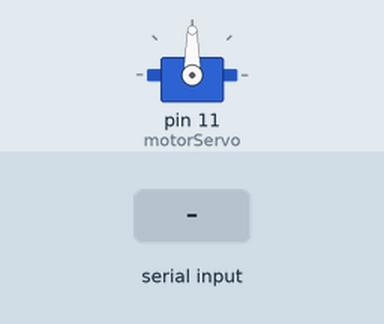
Bench run of a sketch on a simulated Arduino Uno, built with avr-gcc and run on an emulated ATmega328P. Parts: servo. The test bench sets the inputs (shaded band).

Above: at 1.2 s.
1.3 s: "30,150\n" received over Serial
At 2.2 s:
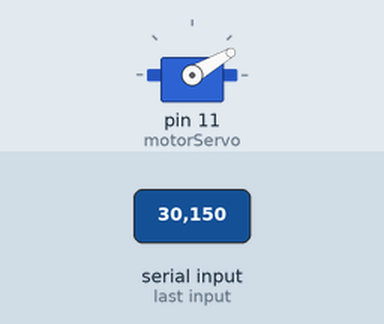
2.8 s: "5\n" received over Serial
At 3.3 s:
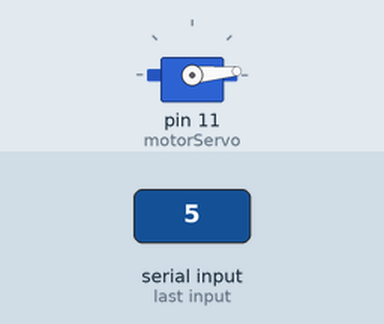
4.3 s: "200\n" received over Serial
At 5.5 s:
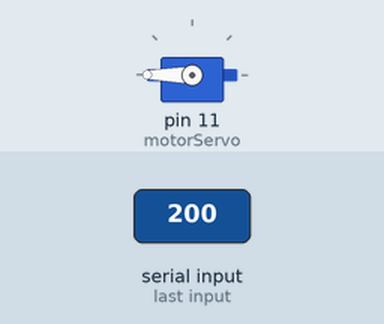
5.8 s: "90,45\n" received over Serial
At 6.8 s:
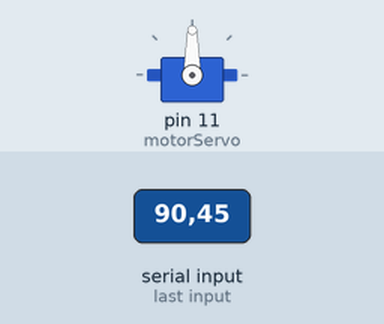
Timing chart, 0 to 8.3 s (numbered marks = the images above; inputs shaded):
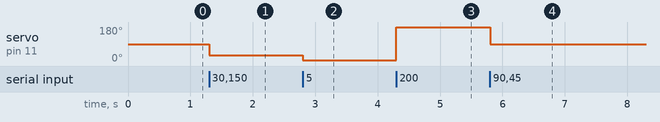

The sketch:

Python_to_arduino_servo.ino
```cpp
#include <Servo.h>
Servo motorServo;
int x;
void setup()
{
   motorServo.attach(11); // servo Pada Pin digital 10, coklat = GND, kuning data, merah = 5v
   Serial.begin(250000);
//   Serial.begin(9600);
   Serial.setTimeout(1);
}

void loop()
//{
//   while (!Serial.available());
//     x = Serial.readString().toInt();
//     if (x > 20 && x < 160){
//      motorServo.write(x);
//     }
//}

{
   while (!Serial.available());
     x = Serial.readString().toInt();
     motorServo.write(x);
}


//void loop() {
//  if(Serial.available() > 0) {
//    char data = Serial.read();
//    char str[2];
//    str[0] = data;
//    str[1] = '\0';
//    x = int(data);
//    motorServo.write(x);
//  }
//}
```

Measured:
- after the input at 1.3 s, servo on pin 11 (motorServo): 90° → 30° at once
- after the input at 2.8 s, servo on pin 11 (motorServo): 30° → 5° at once
- after the input at 4.3 s, servo on pin 11 (motorServo): 5° → 180° at once
- after the input at 5.8 s, servo on pin 11 (motorServo): 180° → 90° at once
